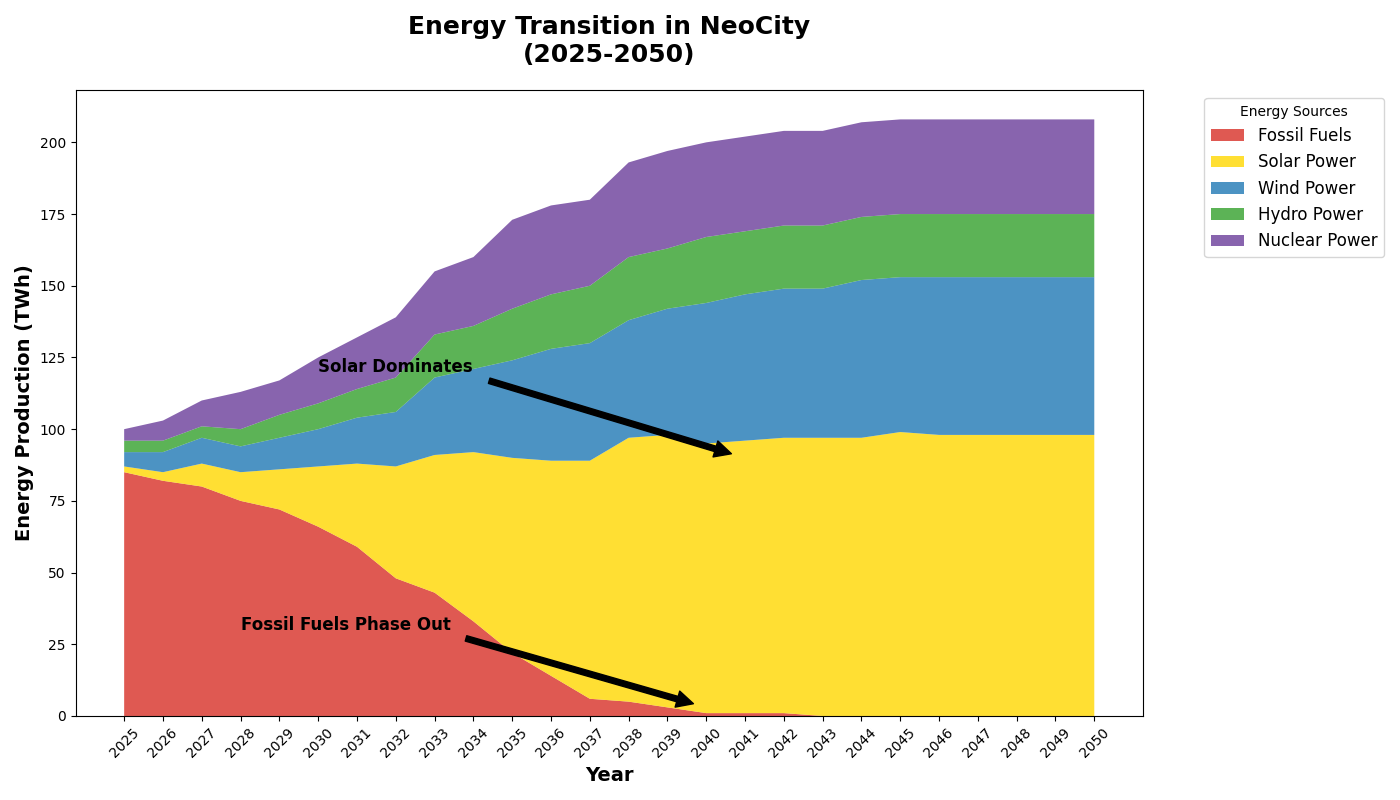

This figure's Python source:
import matplotlib.pyplot as plt
import numpy as np

# Data Preparation
years = np.arange(2025, 2051)
fossil_fuels = np.array([85, 82, 80, 75, 72, 66, 59, 48, 43, 33, 22, 14, 6, 5, 3, 1, 1, 1, 0, 0, 0, 0, 0, 0, 0, 0])
solar_power = np.array([2, 3, 8, 10, 14, 21, 29, 39, 48, 59, 68, 75, 83, 92, 95, 94, 95, 96, 97, 97, 99, 98, 98, 98, 98, 98])
wind_power = np.array([5, 7, 9, 9, 11, 13, 16, 19, 27, 29, 34, 39, 41, 41, 44, 49, 51, 52, 52, 55, 54, 55, 55, 55, 55, 55])
hydro_power = np.array([4, 4, 4, 6, 8, 9, 10, 12, 15, 15, 18, 19, 20, 22, 21, 23, 22, 22, 22, 22, 22, 22, 22, 22, 22, 22])
nuclear_power = np.array([4, 7, 9, 13, 12, 16, 18, 21, 22, 24, 31, 31, 30, 33, 34, 33, 33, 33, 33, 33, 33, 33, 33, 33, 33, 33])

# Stack the data for plotting
energy_data = np.vstack([fossil_fuels, solar_power, wind_power, hydro_power, nuclear_power])

# Plot the stacked area chart
fig, ax = plt.subplots(figsize=(14, 8))

# Use stackplot to create the chart
ax.stackplot(years, energy_data, labels=['Fossil Fuels', 'Solar Power', 'Wind Power', 'Hydro Power', 'Nuclear Power'], 
             colors=['#d73027', '#ffd700', '#1f78b4', '#33a02c', '#6a3d9a'], alpha=0.8)

# Customize the chart with title and labels
ax.set_title('Energy Transition in NeoCity\n(2025-2050)', fontsize=18, weight='bold', pad=20)
ax.set_xlabel('Year', fontsize=14, weight='bold')
ax.set_ylabel('Energy Production (TWh)', fontsize=14, weight='bold')

# Rotate x-axis labels for better readability
ax.set_xticks(years)
ax.set_xticklabels(years, rotation=45)

# Position the legend outside the plot
ax.legend(loc='upper left', bbox_to_anchor=(1.05, 1), title='Energy Sources', fontsize=12)

# Improve layout to prevent overlap
plt.tight_layout()

# Annotate significant milestones
ax.annotate('Solar Dominates', xy=(2041, 90), xytext=(2030, 120),
             arrowprops=dict(facecolor='black', shrink=0.05), fontsize=12, weight='bold')
ax.annotate('Fossil Fuels Phase Out', xy=(2040, 3), xytext=(2028, 30),
             arrowprops=dict(facecolor='black', shrink=0.05), fontsize=12, weight='bold')

# Show the plot
plt.show()
